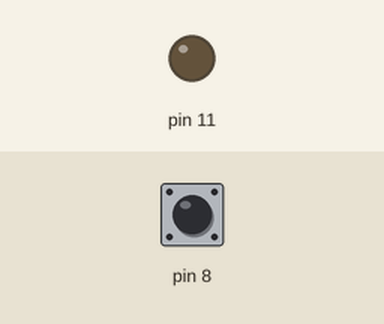
Simulated run of this sketch. Board: Arduino Uno, built with avr-gcc and run on an emulated ATmega328P. On the bench: output pins drawn as LEDs (lit = HIGH). The inputs (shaded band) are chosen by the test bench; at power-on: pin 8 LOW.

Above: at 1.2 s.
1.3 s: pin 8 driven HIGH
At 2.2 s:
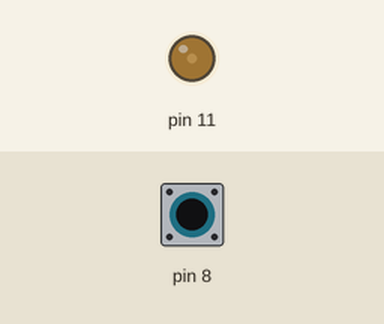
2.8 s: pin 8 pulsed LOW 5 times (0.12 s each, 0.3 s apart)
At 3.07 s:
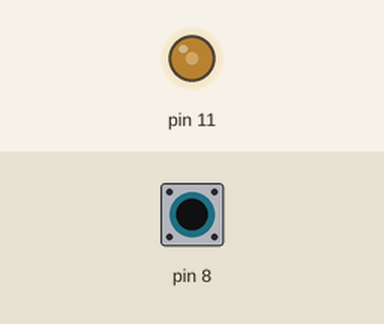
At 3.67 s:
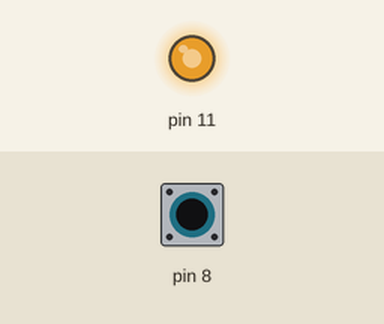
Timing chart, 0 to 5.8 s (numbered marks = the images above; inputs shaded):
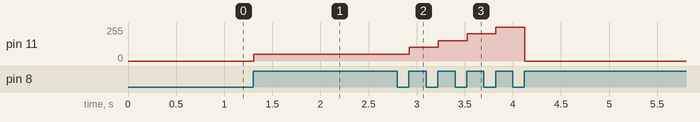

Measured:
- after the input at 1.3 s, pin 11: 0/255 → 51/255 at once
- after the input at 2.8 s, pin 11: 51/255 → 102/255 after 0.13 s, → 153/255 0.30 s later, → 204/255 0.30 s later, → 255/255 0.30 s later, … (5 changes in this stretch)

The sketch:

brightness.ino
```cpp
//Code for controlling brightnesss of the led
int  led=0;
boolean button=LOW;
boolean currentButton=LOW;
void setup()
{
  pinMode(11,OUTPUT);
  pinMode(8,INPUT);
}
boolean debounce(boolean last)
{
  boolean current=digitalRead(8);
  if(last!=current)
  {
    delay(5);
    current=digitalRead(8);
  }
  return(current);
}
void loop()
{
  currentButton=debounce(button);
  if(currentButton==HIGH && button==LOW)
  {
    led=led+51;
  }
  if(led>255)
  {
    led=0;
  }
    button=currentButton;
 analogWrite(11,led);
}
```
